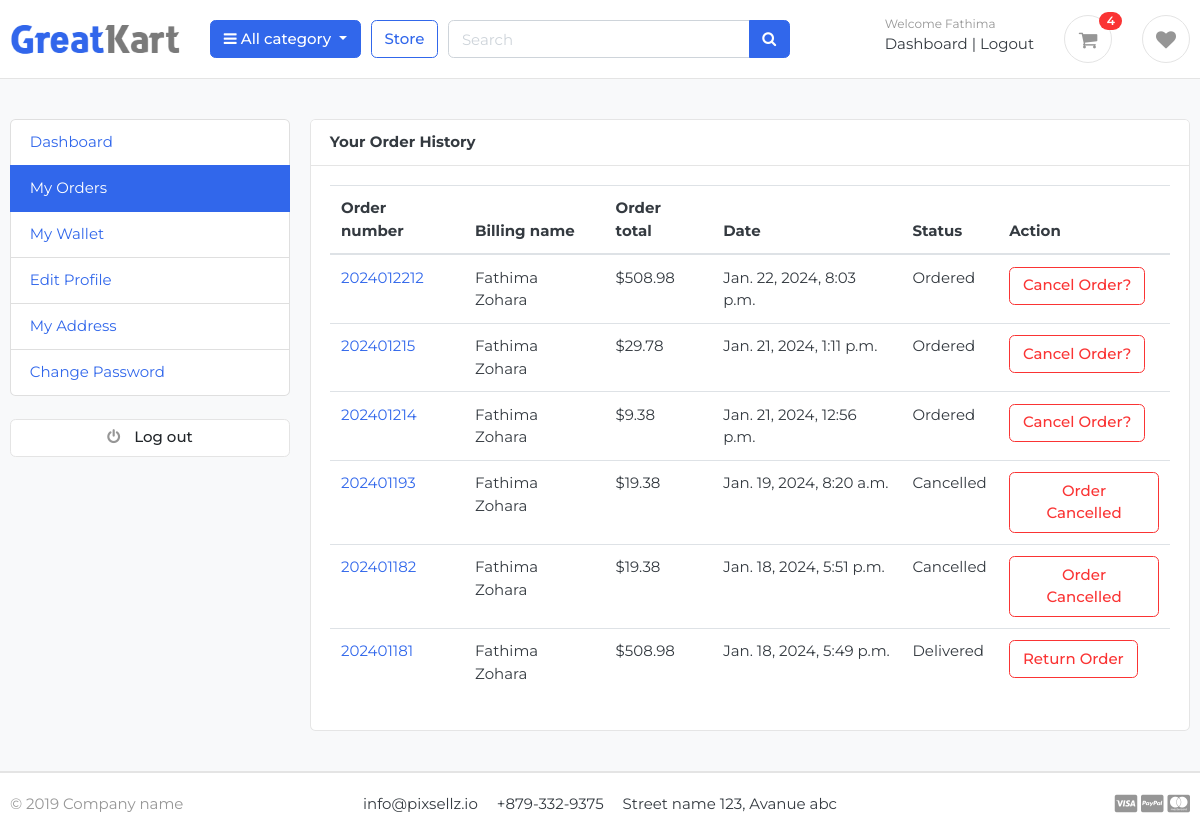
The page /account/my_orders (signed in) on the database its author committed.
### accounts/models.py (models this page shows, shortened)
class Account(AbstractBaseUser):
    first_name = models.CharField(max_length=50)
    last_name = models.CharField(max_length=50)
    username = models.CharField(max_length=50, unique=True)
    email = models.EmailField(max_length=100, unique=True)
    phone_number = models.CharField(max_length=15, default='')
    address_line_1 = models.CharField(max_length=200, blank=True)
    address_line_2 = models.CharField(max_length=200, blank=True)
    profile_picture = models.ImageField(blank=True, upload_to='userprofile')
    city = models.CharField(max_length=20, blank=True)
    state = models.CharField(max_length=20, blank=True)
    country = models.CharField(max_length=20, blank=True)
    wallet= models.DecimalField(max_digits=10, decimal_places=2, default=0.00)
    date_joined = models.DateTimeField(auto_now_add=True)
    last_login = models.DateTimeField(auto_now_add=True)
    is_active = models.BooleanField(default=True)
    is_admin = models.BooleanField(default=False)
    is_staff = models.BooleanField(default=False)
    is_superadmin = models.BooleanField(default=False)
    is_verified = models.BooleanField(default=False)
    is_blocked = models.BooleanField(default=False)
    USERNAME_FIELD = 'email'
    REQUIRED_FIELDS = ['username', 'first_name', 'last_name']
    objects = MyAccountManager()

### orders/models.py (models this page shows, shortened)
class Order(models.Model):
    STATUS = (
        ('New', 'New'),
        ('Ordered', 'Ordered'),
        ('Processing', 'Processing'),
        ('shipped', 'shipped'),
        ('Delivered', 'Delivered'),
        ('Cancelled', 'Cancelled'),
        ('refunded', 'refunded'),
        ('Return Initiated', 'return_initiated')
    )
    user = models.ForeignKey(Account, on_delete=models.CASCADE, blank=True)
    payment = models.ForeignKey(Payment, on_delete=models.SET_NULL, blank=True, null=True)
    payment_method = models.CharField(max_length=100)
    address = models.ForeignKey(OrderAddress, on_delete=models.SET_NULL, blank=True, null=True)
    order_number = models.CharField(max_length=100)
    order_note = models.CharField(max_length=100, blank=True)
    order_total = models.FloatField()
    tax = models.FloatField()
    coupon_discount = models.FloatField(default=None, blank=True, null=True)
    status = models.CharField(max_length=100, choices=STATUS, default='Ordered')
    ip = models.CharField(blank=True, max_length=20)
    is_ordered = models.BooleanField(default=False)
    created_at = models.DateTimeField(auto_now_add=True)
    updated_at = models.DateTimeField(auto_now=True)
    refund_requested = models.BooleanField(default=False)
    refund_granted = models.BooleanField(default=False)

class OrderAddress(models.Model):
    full_name = models.CharField(max_length=100)
    phone_number = models.CharField(max_length=100)
    email = models.EmailField()
    full_address = models.CharField(max_length=200)
    country = models.CharField(max_length=100)
    state = models.CharField(max_length=100)
    city = models.CharField(max_length=100)
    pincode = models.IntegerField()

### accounts/views.py (the view)
# urls.py: path('my_orders', views.my_orders, name='my_orders'),
@login_required(login_url='login')
def my_orders(request):
    orders = Order.objects.filter(user=request.user, is_ordered=True).order_by('-created_at')
    context = {
        'orders':orders
    }
    return render(request, 'accounts/my_orders.html', context)

### carts/context_processors.py (called while the page is built)
def counter(request):
    cart_count = 0
    if 'admin' in request.path:
        return {}
    else:
        try:
            cart = Cart.objects.filter(cart_id=_cart_id(request))
            if request.user.is_authenticated:
                cart_items = CartItem.objects.all().filter(user=request.user)
            else:
                cart_items = CartItem.objects.all().filter(cart=cart[:1])
            for cart_item in cart_items:
                cart_count += cart_item.quantity
        except Cart.DoesNotExist:
            cart_item = 0
    return dict(cart_count=cart_count)

def wishlist_counter(request):
    wishlist_count = 0
    if 'admin' in request.path:
        return {}
    else:
        try:
            if request.user.is_authenticated:
                wishlist = Wishlist.objects.all().filter(user=request.user)
                wishlist_count = wishlist.count()
        except Wishlist.DoesNotExist:
            wishlist_count = 0
    return {'wishlist_count': wishlist_count}

### carts/views.py (called while the page is built)
def _cart_id(request):
    cart = request.session.session_key
    if not cart:
        cart = request.session.create()
    return cart

### category/context_processors.py (called while the page is built)
def menu_links(request):
    links = Category.objects.all()
    return dict(links=links)

### category/models.py (called while the page is built)
    def get_url(self):
        return reverse('products_by_category', args=[self.slug])

### templates/accounts/my_orders.html (shortened to what this page needs)
{% extends "base.html" %}
{% block content %}
<section class="section-conten padding-y bg">
    <div class="container">
        <div class="row">
       {% include "includes/dashboard_sidebar.html" %}
        <main class="col-md-9">
            <article class="card">
            <header class="card-header">
                <strong class="d-inline-block mr-3">Your Order History</strong>
            </header>
            <div class="card-body">
                <div class="row">
                    <div class="col-md-12">
                        <table class="table table-hover">
                            <thead>
                              <tr>
                                <th scope="col">Order number</th>
                                <th scope="col">Billing name</th>
                                <th scope="col">Order total</th>
                                <th scope="col">Date</th>
                                <th scope="col">Status</th>
                                <th scope="col">Action</th>
                              </tr>
                            </thead>
                            <tbody>
                                {% for order in orders %}
                                    <tr>
                                        <td> <a href="{% url "order_detail" order.order_number %}" > {{ order.order_number }} </a> </td>
                                        <td>
                                            <p class="title mb-0">{{ order.address.full_name}}</p>
                                        </td>
                                        <td> ${{ order.order_total}} </td>
                                        <td > {{ order.created_at}} </a> </td>
                                        <td > {{ order.status }} </a> </td>
                                        {% if order.status == 'Delivered' %}
                                        <td> <a href="{% url "request_refund" order.order_number %}" class="btn btn-outline-danger">Return Order</a> </td>
                                        {% elif order.status == 'Cancelled' %}
                                        <td> <a href="#" class="btn btn-outline-danger">Order Cancelled</a> </td>
                                        {% elif order.refund_requested == True and order.refund_granted == False %}
                                        <td> <a href="#" class="btn btn-outline-danger">refund initiated</a> </td>
                                        {% elif order.refund_granted == True %}
                                        <td> </td>
                                        {% else %}
                                        <td> <a href="#" data-toggle="modal" data-target="#confirmationModal{{ order.order_number }}" class="btn btn-outline-danger">Cancel Order?</a>
                                        </td>
                                        {% endif %}
                                    </tr>
                                {% endfor %}
                                </table>
                    </div>
                </div>
            </div>
            </article>
        </main>
    </div>
    </div>
    </section>
{% endblock content %}

### templates/includes/navbar.html (shortened to what this page needs)
{% load static %}
<header class="section-header">
    <section class="header-main border-bottom">
        <div class="container">
    <div class="row align-items-center">
        <div class="col-lg-2 col-md-3 col-6">
            <a href="{% url 'home' %}" class="brand-wrap">
                <img class="logo" src="{% static "/images/logo.png" %}">
            </a>
        </div>
        <div class="col-lg col-sm col-md col-6 flex-grow-0">
            <div class="category-wrap dropdown d-inline-block float-right">
                <button type="button" class="btn btn-primary dropdown-toggle" data-toggle="dropdown">
                    <i class="fa fa-bars"></i> All category
                </button>
            </div>
        </div>
        <a href="{% url 'store' %}" class="btn btn-outline-primary">Store</a>
        <div class="col-lg  col-md-5 col-sm-12 col">
            <form action="{% url "search" %}" class="search">
                <div class="input-group w-100">
                    <input type="text" class="form-control" style="width:60%;" placeholder="Search" name="keyword">
                    <div class="input-group-append">
                      <button class="btn btn-primary" type="submit">
                        <i class="fa fa-search"></i>
                      </button>
                    </div>
                </div>
            </form>
        </div>
        <div class="col-lg-4 col-sm-6 col-8 order-2 order-lg-3">
                    <div class="d-flex justify-content-end mb-3 mb-lg-0">
                        {% if user.id is  None %}
                        <div class="widget-header">
                            <small class="title text-muted">Welcome guest!</small>
                            <div>
                                <a href="{% url 'login' %}">Sign in</a> <span class="dark-transp"> | </span>
                                <a href="{% url 'register' %}"> Register</a>
                            </div>
                        </div>
                        {% else %}
                        <div class="widget-header">
                            <small class="title text-muted">Welcome {{ user.first_name }}</small>
                            <div>
                                <a href="{% url 'dashboard' %}">Dashboard</a> <span class="dark-transp"> | </span>
                                <a href="{% url 'logout' %}"> Logout</a>
                            </div>
                        </div>
                        {% endif %}
                        <a href="{% url 'cart' %}" class="widget-header pl-3 ml-3">
                            <div class="icon icon-sm rounded-circle border"><i class="fa fa-shopping-cart"></i></div>
                            <span class="badge badge-pill badge-danger notify">{{ cart_count }}</span>
                        </a>
                        {% if user.id is not None %}
                        <a href="{% url "wishlist" %}" class="widget-header pl-3 ml-3">
                            <div class="icon icon-sm rounded-circle border"><i class="fa fa-heart"></i></div>
                        </a>
                        {% endif %}
                    </div>
                </div>
    </div>
        </div>
    </section>
    </header>

### static/css/ui.css (style rules this page uses)
html { font-family: "Inter", sans-serif; font-size: 15px; }
.icon-xs, .icon-sm, .icon-md, .icon-lg { display: inline-block; text-align: center; flex-shrink: 0; flex-grow: 0; }
.icon-sm { width: 48px; height: 48px; line-height: 48px !important; font-size: 20px; }
.padding-y { padding-top: 40px; padding-bottom: 40px; }
article:after, .form-group:after { display: block; clear: both; content: ""; }
.bg { background-color: #f8f9fa; }
p:last-child { margin-bottom: 0; }
.header-main { position: relative; padding-top: 1rem; padding-bottom: 1rem; }
.brand-wrap .logo, .navbar-brand .logo { margin-right: 7px; max-height: 42px; display: inline-block; }
.widget-header { display: inline-block; vertical-align: middle; position: relative; }
.widget-header a { color: #343a40; }
.widget-header i { color: #969696; }
.widget-header .title { display: block; }
.widget-header .notify { position: absolute; top: -3px; right: -10px; }
.notify { position: absolute; top: -4px; right: -10px; display: inline-block; padding: 0.25em 0.6em; font-size: 12px; line-height: 1; text-align: center; border-radius: 3rem; color: #fff; background-color: #fa3434; }

### rows shown on the page
Account: first_name "Fathima"
Order: order_number "2024012212", address.full_name "Fathima Zohara", order_total "508.98", created_at "Jan. 22, 2024, 8:03 p.m.", status "Ordered"
Order: order_number "202401215", address.full_name "Fathima Zohara", order_total "29.78", created_at "Jan. 21, 2024, 1:11 p.m.", status "Ordered"
Order: order_number "202401214", address.full_name "Fathima Zohara", order_total "9.38", created_at "Jan. 21, 2024, 12:56 p.m.", status "Ordered"
Order: order_number "202401193", address.full_name "Fathima Zohara", order_total "19.38", created_at "Jan. 19, 2024, 8:20 a.m.", status "Cancelled", shows "Order Cancelled"
Order: order_number "202401182", address.full_name "Fathima Zohara", order_total "19.38", created_at "Jan. 18, 2024, 5:51 p.m.", status "Cancelled", shows "Order Cancelled"
Order: order_number "202401181", address.full_name "Fathima Zohara", order_total "508.98", created_at "Jan. 18, 2024, 5:49 p.m.", status "Delivered", shows "Return Order"

### other values the page prints
{{ cart_count }} "4"
